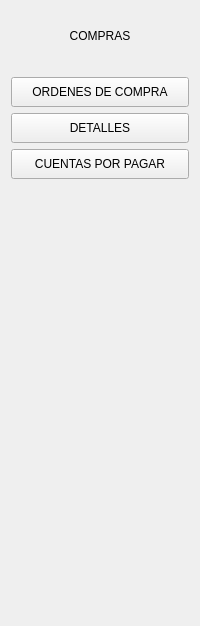
               <widget class="QWidget" name="page_compras">
                <layout class="QVBoxLayout" name="verticalLayout_7">
                 <item>
                  <widget class="QLabel" name="label_4">
                   <property name="minimumSize">
                    <size>
                     <width>100</width>
                     <height>50</height>
                    </size>
                   </property>
                   <property name="maximumSize">
                    <size>
                     <width>16777215</width>
                     <height>50</height>
                    </size>
                   </property>
                   <property name="text">
                    <string>COMPRAS</string>
                   </property>
                   <property name="alignment">
                    <set>Qt::AlignCenter</set>
                   </property>
                  </widget>
                 </item>
                 <item>
                  <spacer name="verticalSpacer_6">
                   <property name="orientation">
                    <enum>Qt::Vertical</enum>
                   </property>
                   <property name="sizeType">
                    <enum>QSizePolicy::Maximum</enum>
                   </property>
                   <property name="sizeHint" stdset="0">
                    <size>
                     <width>20</width>
                     <height>10</height>
                    </size>
                   </property>
                  </spacer>
                 </item>
                 <item>
                  <widget class="QPushButton" name="bt_ordenescompra">
                   <property name="minimumSize">
                    <size>
                     <width>120</width>
                     <height>30</height>
                    </size>
                   </property>
                   <property name="text">
                    <string>ORDENES DE COMPRA</string>
                   </property>
                  </widget>
                 </item>
                 <item>
                  <widget class="QPushButton" name="bt_detalles">
                   <property name="minimumSize">
                    <size>
                     <width>120</width>
                     <height>30</height>
                    </size>
                   </property>
                   <property name="text">
                    <string>DETALLES</string>
                   </property>
                  </widget>
                 </item>
                 <item>
                  <widget class="QPushButton" name="bt_cuentaspagar">
                   <property name="minimumSize">
                    <size>
                     <width>120</width>
                     <height>30</height>
                    </size>
                   </property>
                   <property name="text">
                    <string>CUENTAS POR PAGAR</string>
                   </property>
                  </widget>
                 </item>
                 <item>
                  <spacer name="verticalSpacer_5">
                   <property name="orientation">
                    <enum>Qt::Vertical</enum>
                   </property>
                   <property name="sizeHint" stdset="0">
                    <size>
                     <width>20</width>
                     <height>436</height>
                    </size>
                   </property>
                  </spacer>
                 </item>
                </layout>
               </widget>
